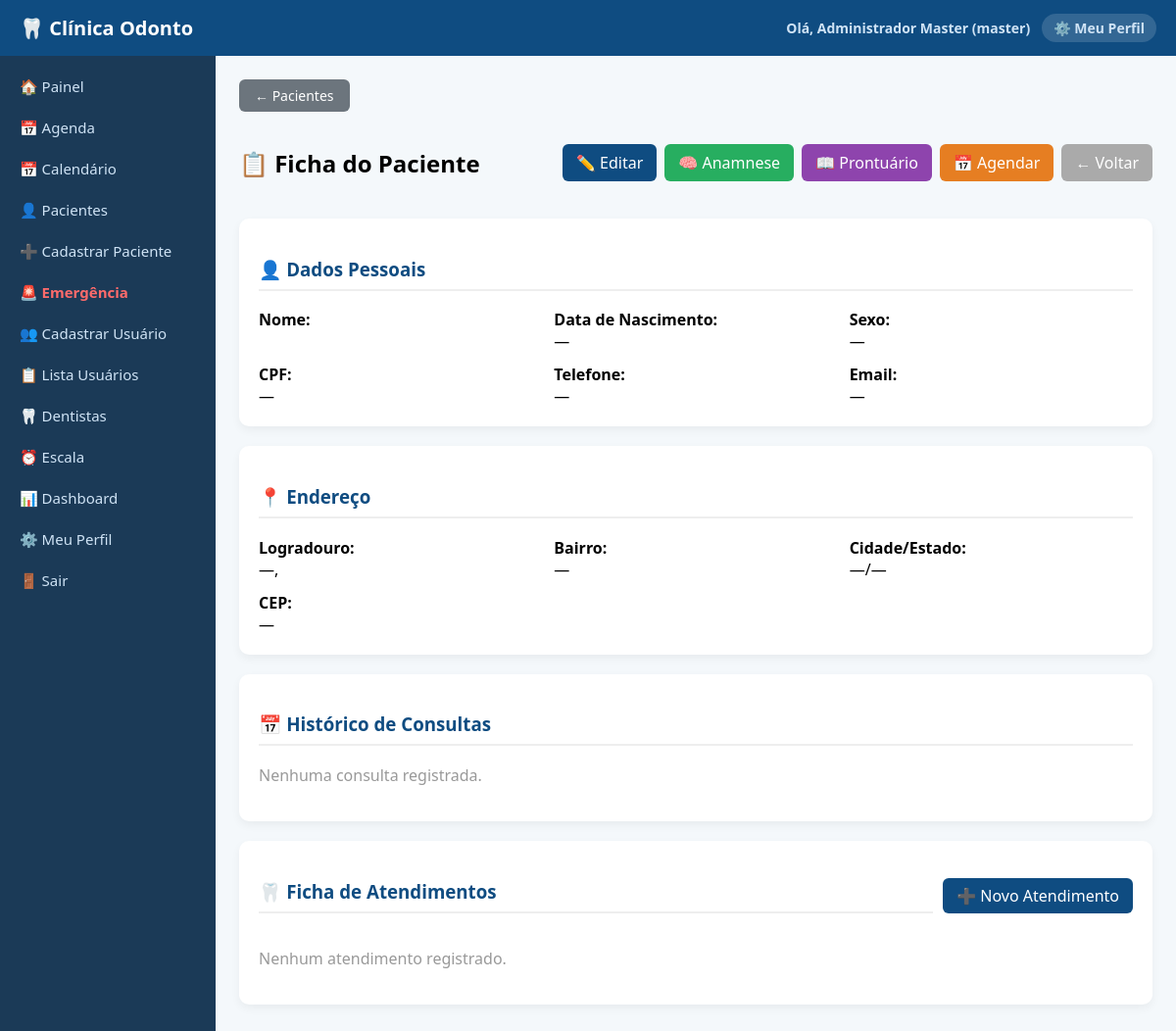
The page /pacientes/ficha/180 (signed in) on the database as committed earlier.
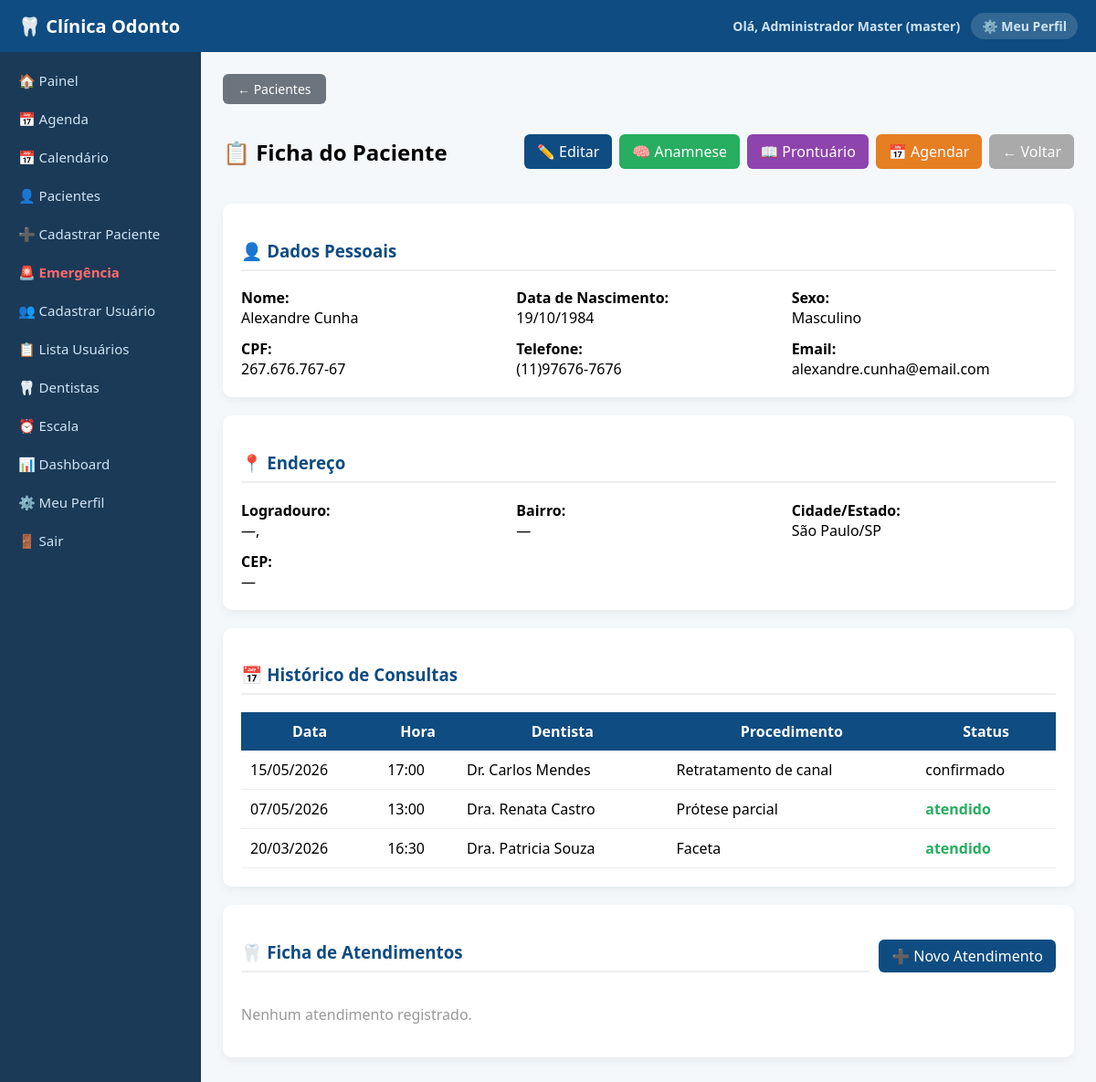
The same page on the database as committed later.
### tables this page shows
CREATE TABLE pacientes (
            id INTEGER PRIMARY KEY AUTOINCREMENT,
            usuario_id INTEGER,
            nome TEXT,
            data_nascimento TEXT,
            sexo TEXT,
            cpf TEXT,
            telefone TEXT,
            email TEXT,
            cep TEXT,
            logradouro TEXT,
            bairro TEXT,
            cidade TEXT,
            estado TEXT,
            numero TEXT,
            complemento TEXT,
            responsavel_nome TEXT
        );

CREATE TABLE consultas (
            id INTEGER PRIMARY KEY AUTOINCREMENT,
            paciente_id INTEGER,
            dentista_id INTEGER,
            data TEXT,
            hora TEXT,
            procedimento TEXT,
            status TEXT
        );

CREATE TABLE usuarios (
            id INTEGER PRIMARY KEY AUTOINCREMENT,
            nome TEXT,
            email TEXT UNIQUE,
            senha TEXT,
            tipo TEXT,
            especialidade TEXT,
            cro TEXT
        );

### routes/pacientes.py (the view)
@pacientes.route('/pacientes/ficha/<int:id>')
@tipo_required(['master', 'admin', 'operador', 'atendente', 'dentista'])
def ficha_paciente(id):
    conn = get_db_connection()
    cur = conn.cursor()
    cur.execute(f'SELECT * FROM pacientes WHERE id = {p()}', (id,))
    pac = fetch_one(cur, cur.fetchone())
    cur.execute(f'''SELECT c.*, u.nome as dentista_nome FROM consultas c
        LEFT JOIN usuarios u ON u.id = c.dentista_id
        WHERE c.paciente_id = {p()} ORDER BY c.data DESC, c.hora DESC''', (id,))
    consultas = fetch_all(cur, cur.fetchall())
    cur.execute(f'''SELECT a.*, u.nome as dentista_nome FROM atendimentos a
        LEFT JOIN usuarios u ON u.id = a.dentista_id
        WHERE a.paciente_id = {p()} ORDER BY a.data DESC''', (id,))
    atendimentos = fetch_all(cur, cur.fetchall())
    conn.close()
    return render_template('ficha_paciente.html', paciente=pac, consultas=consultas, atendimentos=atendimentos)

### app.py (called while the page is built)
@app.template_filter('formatar_data')
def formatar_data(valor):
    if not valor:
        return '—'
    try:
        from datetime import datetime
        if '/' in str(valor):
            return valor
        dt = datetime.strptime(str(valor)[:10], '%Y-%m-%d')
        return dt.strftime('%d/%m/%Y')
    except:
        return valor

### db.py (called while the page is built)
def get_db_connection():
    if DATABASE_URL:
        import psycopg2
        import psycopg2.extras
        conn = psycopg2.connect(DATABASE_URL)
        conn.autocommit = False
        return conn
    else:
        conn = sqlite3.connect('database.db')
        conn.row_factory = sqlite3.Row
        return conn

def is_postgres():
    return bool(DATABASE_URL)

### routes/pacientes.py (called while the page is built)
def fetch_one(cur, row):
    from db import is_postgres
    return row_as_dict(row, cur) if is_postgres() else row

def fetch_all(cur, rows):
    from routes.utils import rows_as_dicts
    from db import is_postgres
    return rows_as_dicts(rows, cur) if is_postgres() else rows

def p():
    return '%s' if is_postgres() else '?'

### routes/utils.py (called while the page is built)
def tipo_required(tipos_permitidos):
    def decorator(func):
        @wraps(func)
        def wrapper(*args, **kwargs):
            if 'usuario_tipo' not in session:
                return redirect('/login')
            if session['usuario_tipo'] not in tipos_permitidos:
                return "<h1>Acesso negado</h1>"
            return func(*args, **kwargs)
        return wrapper
    return decorator

### templates/ficha_paciente.html (shortened to what this page needs)
{% extends "base.html" %}
{% block content %}
<a href="/pacientes/lista" style="display:inline-block; padding:7px 16px; background:#6c757d; color:white; border-radius:6px; text-decoration:none; margin-bottom:16px; font-size:14px;">← Pacientes</a>
<div style="display:flex; justify-content:space-between; align-items:center; flex-wrap:wrap; gap:10px; margin-bottom:20px;">
    <h2>📋 Ficha do Paciente</h2>
    <div style="display:flex; gap:8px; flex-wrap:wrap;">
        {% if session.usuario_tipo in ['master','admin'] %}
        <a href="/pacientes/editar/{{ paciente.id }}" style="padding:8px 14px; background:#0f4c81; color:white; border-radius:6px; text-decoration:none;">✏️ Editar</a>
        {% endif %}
        <a href="/pacientes/anamnese/{{ paciente.id }}" style="padding:8px 14px; background:#27ae60; color:white; border-radius:6px; text-decoration:none;">🧠 Anamnese</a>
        <a href="/prontuario/{{ paciente.id }}" style="padding:8px 14px; background:#8e44ad; color:white; border-radius:6px; text-decoration:none;">📖 Prontuário</a>
        {% if session.usuario_tipo in ['master','admin','operador','atendente'] %}
        <a href="/consultas/nova?paciente_id={{ paciente.id }}" style="padding:8px 14px; background:#e67e22; color:white; border-radius:6px; text-decoration:none;">📅 Agendar</a>
        {% endif %}
        <a href="/pacientes/lista" style="padding:8px 14px; background:#aaa; color:white; border-radius:6px; text-decoration:none;">← Voltar</a>
    </div>
</div>
<div class="card" style="margin-bottom:20px;">
    <h3 style="color:#0f4c81; border-bottom:2px solid #eee; padding-bottom:8px;">👤 Dados Pessoais</h3>
    <div style="display:grid; grid-template-columns:repeat(auto-fill,minmax(220px,1fr)); gap:12px;">
        <div><b>Nome:</b><br>{{ paciente.nome }}</div>
        <div><b>Data de Nascimento:</b><br>{{ paciente.data_nascimento | formatar_data if paciente.data_nascimento else '—' }}</div>
        <div><b>Sexo:</b><br>{{ 'Masculino' if paciente.sexo == 'M' else 'Feminino' if paciente.sexo == 'F' else '—' }}</div>
        <div><b>CPF:</b><br>{{ paciente.cpf or '—' }}</div>
        <div><b>Telefone:</b><br>{{ paciente.telefone or '—' }}</div>
        <div><b>Email:</b><br>{{ paciente.email or '—' }}</div>
    </div>
</div>
<div class="card" style="margin-bottom:20px;">
    <h3 style="color:#0f4c81; border-bottom:2px solid #eee; padding-bottom:8px;">📍 Endereço</h3>
    <div style="display:grid; grid-template-columns:repeat(auto-fill,minmax(220px,1fr)); gap:12px;">
        <div><b>Logradouro:</b><br>{{ paciente.logradouro or '—' }}, {{ paciente.numero or '' }}</div>
        <div><b>Bairro:</b><br>{{ paciente.bairro or '—' }}</div>
        <div><b>Cidade/Estado:</b><br>{{ paciente.cidade or '—' }}/{{ paciente.estado or '—' }}</div>
        <div><b>CEP:</b><br>{{ paciente.cep or '—' }}</div>
    </div>
</div>
<div class="card" style="margin-bottom:20px;">
    <h3 style="color:#0f4c81; border-bottom:2px solid #eee; padding-bottom:8px;">📅 Histórico de Consultas</h3>
    {% if consultas %}
    <table>
        <tr>
            <th>Data</th><th>Hora</th><th>Dentista</th><th>Procedimento</th><th>Status</th>
        </tr>
        {% for c in consultas %}
        <tr>
            <td>{{ c.data | formatar_data }}</td>
            <td>{{ c.hora }}</td>
            <td>{{ c.dentista_nome }}</td>
            <td>{{ c.procedimento }}</td>
            <td class="status-{{ c.status }}">{{ c.status }}</td>
        </tr>
        {% endfor %}
    </table>
    {% else %}
    <p style="color:#999;">Nenhuma consulta registrada.</p>
    {% endif %}
</div>
<div class="card" style="margin-bottom:20px;">
    <div style="display:flex; justify-content:space-between; align-items:center;">
        <h3 style="color:#0f4c81; border-bottom:2px solid #eee; padding-bottom:8px; flex:1;">🦷 Ficha de Atendimentos</h3>
        {% if session.usuario_tipo in ['master','admin','dentista'] %}
        <a href="/atendimento/novo/{{ paciente.id }}" style="padding:7px 14px; background:#0f4c81; color:white; border-radius:6px; text-decoration:none; margin-left:10px;">➕ Novo Atendimento</a>
        {% endif %}
    </div>
    {% if atendimentos %}
        {% for a in atendimentos %}
        <div style="border-left:4px solid #0f4c81; padding:12px 16px; margin:12px 0; background:#f9fbff; border-radius:0 8px 8px 0;">
            <div style="display:flex; justify-content:space-between; flex-wrap:wrap; gap:4px;">
                <strong>{{ a.data | formatar_data }}</strong>
                <span style="color:#888; font-size:13px;">Dr(a). {{ a.dentista_nome }}</span>
            </div>
            {% if a.queixa %}<p style="margin:6px 0;"><b>Queixa:</b> {{ a.queixa }}</p>{% endif %}
            {% if a.diagnostico %}<p style="margin:6px 0;"><b>Diagnóstico:</b> {{ a.diagnostico }}</p>{% endif %}
            {% if a.tratamento %}<p style="margin:6px 0;"><b>Tratamento realizado:</b> {{ a.tratamento }}</p>{% endif %}
            {% if a.prescricao %}<p style="margin:6px 0;"><b>Prescrição:</b> {{ a.prescricao }}</p>{% endif %}
            {% if a.observacoes %}<p style="margin:6px 0;"><b>Observações:</b> {{ a.observacoes }}</p>{% endif %}
            {% if a.retorno %}<p style="margin:6px 0;"><b>Retorno:</b> {{ a.retorno | formatar_data }}</p>{% endif %}
        </div>
        {% endfor %}
    {% else %}
    <p style="color:#999;">Nenhum atendimento registrado.</p>
    {% endif %}
</div>
{% endblock %}

### templates/base.html (shortened to what this page needs)
<!DOCTYPE html>
<html>
<head>
    <link rel="stylesheet" href="{{ url_for('static', filename='style.css') }}">
</head>
<body>
<nav>
    <div style="display:flex; align-items:center; gap:10px;">
        <span class="nav-logo">🦷 Clínica Odonto</span>
    </div>
    <div class="nav-usuario">
        {% if session.usuario_nome %}
            <span>Olá, <strong>{{ session.usuario_nome }}</strong> ({{ session.usuario_tipo }})</span>
            <a href="/perfil">⚙️ Meu Perfil</a>
        {% endif %}
    </div>
</nav>
<div class="layout">
    <div class="sidebar" id="sidebar">
        {% if session.usuario_tipo == 'cliente' %}
            <a href="/minha_area">🏠 Painel</a>
            <a href="/minha_area">📅 Minha Agenda</a>
        {% else %}
            <a href="/">🏠 Painel</a>
        {% endif %}
        {% if session.usuario_tipo in ['master','admin','operador','atendente','dentista'] %}
            <a href="/consultas">📅 Agenda</a>
            <a href="/agenda_calendario">📅 Calendário</a>
            <a href="/pacientes/lista">👤 Pacientes</a>
        {% endif %}
        {% if session.usuario_tipo in ['master','admin','operador','atendente'] %}
            <a href="/cadastro">➕ Cadastrar Paciente</a>
        {% endif %}
        {% if session.usuario_tipo in ['master','admin','operador','atendente','dentista'] %}
            <a href="/emergencia" style="color:#ff6b6b; font-weight:bold;">🚨 Emergência</a>
        {% endif %}
        {% if session.usuario_tipo in ['master','admin'] %}
            <a href="/usuarios">👥 Cadastrar Usuário</a>
            <a href="/usuarios/lista">📋 Lista Usuários</a>
            <a href="/dentistas">🦷 Dentistas</a>
        {% endif %}
        {% if session.usuario_tipo in ['master','admin','operador','atendente','dentista'] %}
            <a href="/escala">⏰ Escala</a>
            <a href="/dashboard">📊 Dashboard</a>
        {% endif %}
        <a href="/perfil">⚙️ Meu Perfil</a>
        <a href="/logout">🚪 Sair</a>
    </div>
    <div class="content" id="conteudo">
        {% block content %}{% endblock %}
    </div>
</div>
</body>
</html>

### static/style.css (style rules this page uses)
body { margin: 0; font-family: 'Segoe UI', Arial; background: #f4f8fb; }
nav { background: #0f4c81; color: white; padding: 15px 20px; font-size: 20px; font-weight: bold; }
.layout { display: flex; }
.sidebar { width: 220px; background: #1b3a57; min-height: 100vh; padding-top: 20px; }
.sidebar a { display: block; color: #cfe3f5; padding: 12px 20px; text-decoration: none; transition: 0.2s; }
.content { flex: 1; padding: 30px; }
.card { background: white; padding: 20px; border-radius: 10px; box-shadow: 0 4px 10px rgba(0,0,0,0.05); }
table { width: 100%; border-collapse: collapse; margin-top: 15px; background: white; }
th { background: #0f4c81; color: white; padding: 10px; }
td { padding: 10px; border-bottom: 1px solid #eee; }
.status-atendido { color: #27ae60; font-weight: bold; }

### templates/base.html (style rules this page uses)
nav { display: flex; align-items: center; justify-content: space-between; background: #0f4c81; color: white; padding: 14px 20px; position: sticky; top: 0; z-index: 100; }
.nav-logo { font-size: 20px; font-weight: bold; }
.nav-usuario { display: flex; align-items: center; gap: 12px; font-size: 14px; }
.nav-usuario a { color: #cfe3f5; text-decoration: none; background: rgba(255,255,255,0.15); padding: 5px 12px; border-radius: 20px; transition: 0.2s; }
.nav-usuario span { color: #cfe3f5; }
.layout { display: flex; min-height: calc(100vh - 53px); }
.sidebar { width: 220px; min-width: 220px; background: #1b3a57; padding-top: 10px; transition: transform 0.3s; }
.sidebar a { display: block; color: #cfe3f5; padding: 11px 20px; text-decoration: none; transition: 0.2s; font-size: 15px; }
.content { flex: 1; padding: 24px; overflow-x: auto; }

Rows that differ between the two databases and show on the page:
added pacientes: nome "Alexandre Cunha", data_nascimento "19/10/1984", sexo "Masculino", cpf "267.676.767-67", telefone "(11)97676-7676", email "alexandre.cunha@email.com", cidade "São Paulo", estado "SP"
added consultas: data "15/05/2026", hora "17:00", dentista_nome "Dr. Carlos Mendes", procedimento "Retratamento de canal", status "confirmado"
added consultas: data "07/05/2026", hora "13:00", dentista_nome "Dra. Renata Castro", procedimento "Prótese parcial", status "atendido"
added consultas: data "20/03/2026", hora "16:30", dentista_nome "Dra. Patricia Souza", procedimento "Faceta", status "atendido"
Other text that changed with them:
{{ paciente.cpf or '—' }}: "—" → (not shown)
{{ paciente.telefone or '—' }}: "—" → (not shown)
{{ paciente.email or '—' }}: "—" → (not shown)
{{ paciente.cidade or '—' }}: "—" → (not shown)
{{ paciente.estado or '—' }}: "—" → (not shown)
text no longer shown: "— — Nenhuma consulta registrada."
text now shown: "Data Hora Dentista Procedimento Status"
